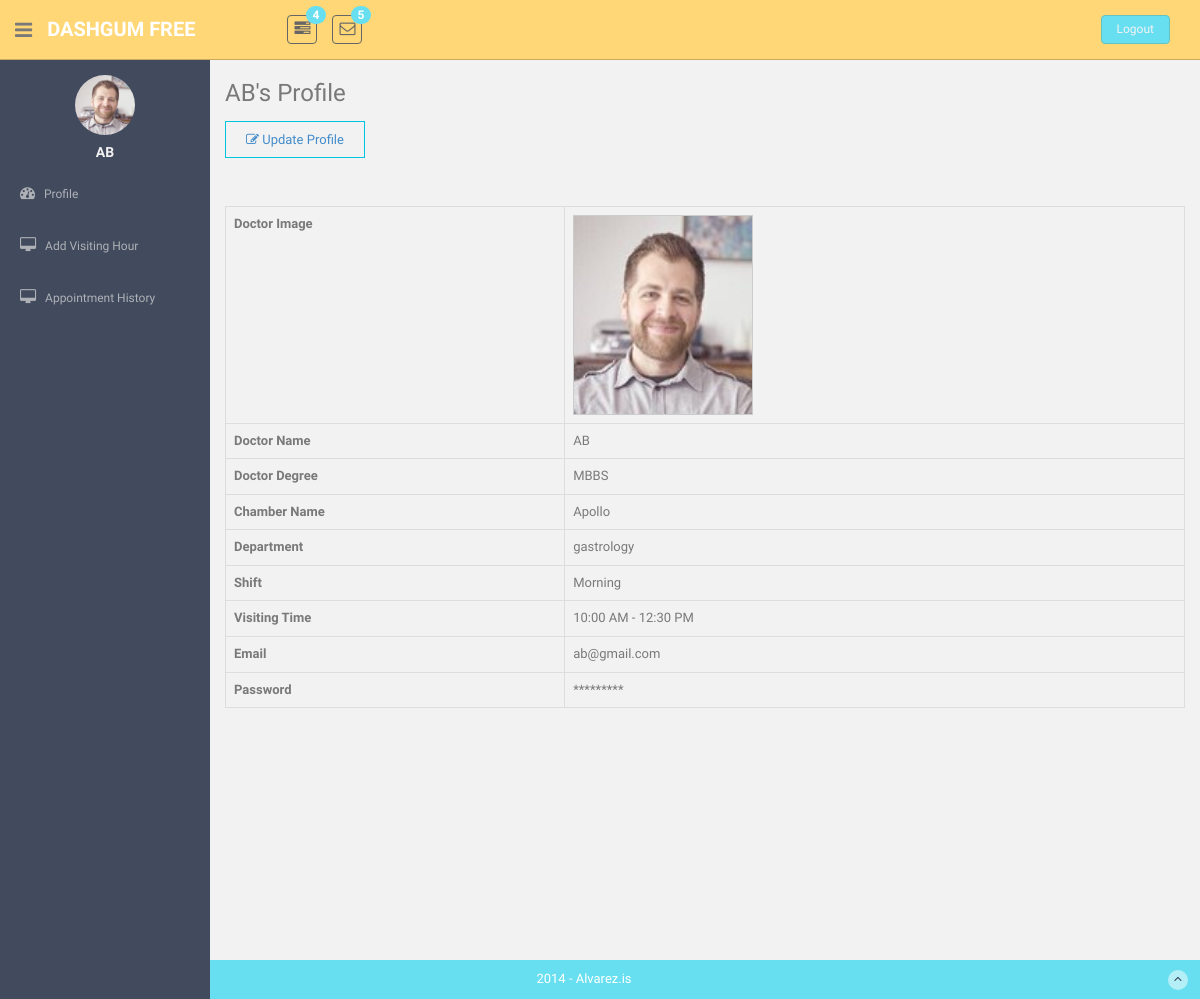
/doctor/doc_profile.php (signed in), run on the app's committed database.
### tables this page shows
CREATE TABLE `doctors` (
  `id` int(11) NOT NULL,
  `doc_name` varchar(255) NOT NULL,
  `degree` varchar(255) NOT NULL,
  `chamber_id` int(11) NOT NULL,
  `shift` int(11) NOT NULL COMMENT '1=morning, 2=evening',
  `dept_id` int(11) NOT NULL,
  `email` varchar(255) NOT NULL,
  `password` varchar(255) NOT NULL,
  `pro_pic` varchar(255) NOT NULL,
  `start_time` text NOT NULL,
  `end_time` text NOT NULL
);

CREATE TABLE `medical_center` (
  `id` int(11) NOT NULL,
  `medical_center_name` varchar(255) NOT NULL,
  `medical_center_address` varchar(255) NOT NULL
);

CREATE TABLE `department` (
  `id` int(11) NOT NULL,
  `department` varchar(255) NOT NULL
);

### db_connection.php (called while the page is built, shortened)
<?php
$server = "localhost";
$username = "root";
$password = "";
$databaseName = "online_appointment_system";
$conn = mysql_connect($server, $username, $password);
if (!$conn) {
    echo 'Database Connection Error:' . mysql_error();
} else {
    $db_connect = mysql_select_db($databaseName);
}

### doctor/doctor_class.php (called while the page is built, shortened)
<?php
class Doctor_class {
    public function __construct() {
        require_once '../db_connection.php';
    }
    public function get_profile_data() {
        $id = $_SESSION['doc_id'];
        $sql = "select doctors.*,medical_center.medical_center_name,department.department from doctors join medical_center on medical_center.id = doctors.chamber_id join department on department.id=doctors.dept_id where doctors.id = $id ";
        $res = mysql_query($sql);
        $result = mysql_fetch_assoc($res);
        return $result;
    }
}

### doctor/doc_profile.php (the view)
<?php
require_once './doctor_class.php';
$doc_obj = new Doctor_class();
$all_data = $doc_obj->get_profile_data();
require_once '../doctor/doctor_header.php';
?>
<section id="main-content">
    <section class="wrapper site-min-height">
        <h3><?php echo $_SESSION['doc_name']; ?>'s Profile</h3>
        <div class="row mt">
            <div class="col-lg-12 col-md-12">
                <a href="update_profile.php" class="add-doc-btn"><i class="fa fa-edit"></i> Update Profile</a>
                <br>
            </div>
        </div>
        <br>
        <br>
        <br>
        <table class="table table-bordered">
            <tr>
                <th>Doctor Image</th>
                <td>
                    <div class="img_container">
                        <img style="width: 178px;height: 198px;"  class="pic"
                            src="images/<?php echo $all_data['pro_pic'];?>"
                            alt="">
                    </div>
                </td>
            </tr>
            <tr>
                <th>Doctor Name</th>
                <td><?php echo $all_data['doc_name']; ?></td>
            </tr>
            <tr>
                <th>Doctor Degree</th>
                <td><?php echo $all_data['degree']; ?></td>
            </tr>
            <tr>
                <th>Chamber Name</th>
                <td><?php echo $all_data['medical_center_name']; ?></td>
            </tr>
            <tr>
                <th>Department</th>
                <td><?php echo $all_data['department']; ?></td>
            </tr>
            <tr>
                <th>Shift</th>
                <td><?php echo $all_data['shift']=='1'?'Morning':'Evening'; ?></td>
            </tr>
            <tr>
                <th>Visiting Time</th>
                <td><?php echo $all_data['start_time']; ?> - <?php echo $all_data['end_time']; ?></td>
            </tr>
            <tr>
                <th>Email</th>
                <td><?php echo $all_data['email']; ?></td>
            </tr>
            <tr>
                <th>Password</th>
                <td>*********</td>
            </tr>
        </table>
    </section>
</section>
<?php require_once '../doctor/doctor_footer.php'; ?>

### admin/assets/css/style.css (style rules this page uses)
body { color: #797979; background: #f2f2f2; font-family: 'Ruda', sans-serif; padding: 0px !important; margin: 0px !important; font-size:13px; }
a, a:hover, a:focus { text-decoration: none; outline: none; }
.mt { margin-top: 25px; }
#main-content { margin-left: 210px; }
.wrapper { display: inline-block; margin-top: 60px; padding-left: 15px; padding-right: 15px; padding-bottom: 15px; padding-top: 0px; width: 100%; }
.site-min-height { min-height: 900px; }
.add-doc-btn { padding: 10px 20px; border: 1px solid #00c5de; }
.img_container { width: 180px; height: 200px; border: 1px solid #ccc; }
.img_container img { width: 178px; height: 198px; }

### data on the page
doctors: pro_pic (picture), doc_name "AB", degree "MBBS", medical_center.medical_center_name "Apollo", department.department "gastrology", start_time "10:00 AM", end_time "12:30 PM", email "ab@gmail.com"

### other printed values
$_SESSION['doc_name'] "AB"
